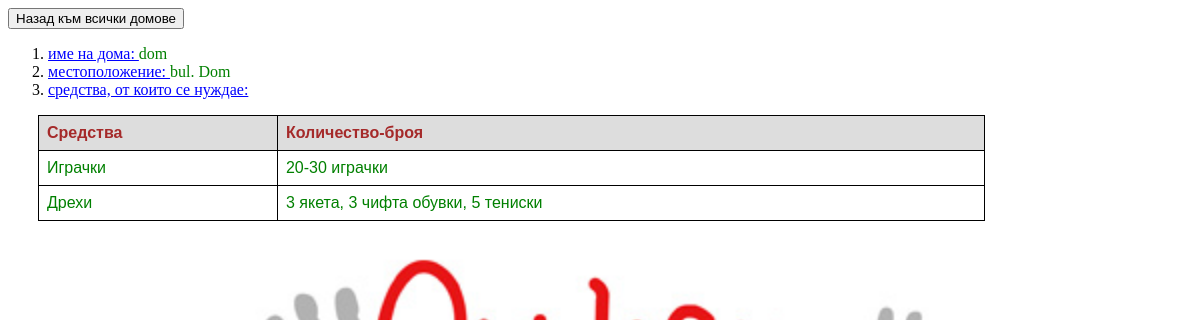
/orphan_help/2, run on an earlier commit of the app's database.
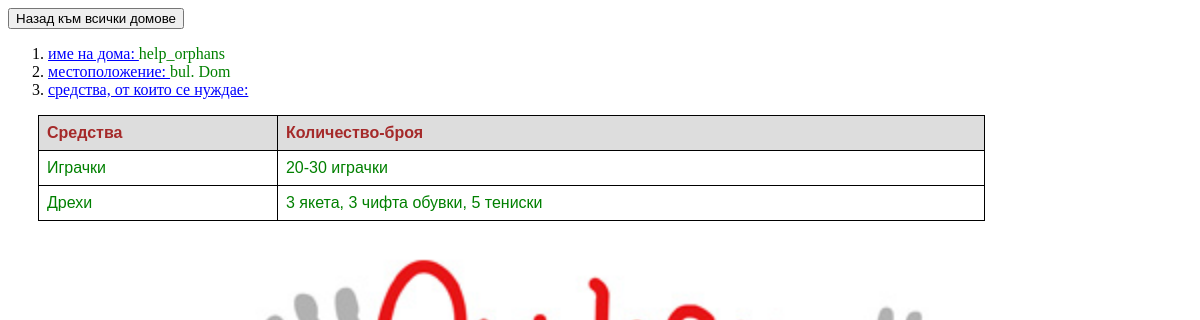
And on a later commit of the database.
### tables this page shows
CREATE TABLE dom (
	id INTEGER NOT NULL, 
	name VARCHAR(100) NOT NULL, 
	address VARCHAR(100) NOT NULL, 
	email VARCHAR(100) NOT NULL, 
	password VARCHAR(100) NOT NULL, 
	PRIMARY KEY (id)
);

### app.py (the view)
@app.route('/orphan_help/<id>')
def orphan_help(id):
	try:
		with sqlite3.connect("database.db") as con:
			cur = con.cursor()
			cur.execute("select name, address from dom WHERE id = ?", (id))
			orphan = cur.fetchone()
	except:
		con.rollback()
	finally:
		con.close()
		return render_template('home_help.html', name = orphan[0],
													address = orphan[1])

### templates/home_help.html (shortened to what this page needs)
<!DOCTYPE html>
<html>
<head>
	<link rel="stylesheet" type="text/css" href="../static/css/home_help.css">
</head>
<body>
	<button class="btn info" onclick="window.location.href = '/orphans';">Назад към всички домове</button>
	<div class="content">
		<ol>
			<li><u>име на дома: </u><span>{{name}}</span></li>
			<li><u>местоположение: </u><span>{{address}}</span></li>
			<li><u>средства, от които се нуждае: </u></li>
		</ol>
		<table>
			<tr>
				<th>Средства</th>
				<th>Количество-броя</th>
			</tr>
			<tr>
				<td>Играчки</td>
				<td>20-30 играчки</td>
			</tr>
			<tr>
				<td>Дрехи</td>
				<td>3 якета, 3 чифта обувки, 5 тениски</td>
			</tr>
		</table>
	</div>
</body>
</html>

### static/css/home_help.css (style rules this page uses)
body { background-image: url("../img/orphan-help.jpg"); background-repeat: no-repeat; background-size: 100%; background-position: 50% -10%; }
u { color:blue; }
span { color:green; }
table { font-family: arial, sans-serif; border-collapse: collapse; width: 80%; margin-left:30px; color:green; }
td, th { border: 1px solid black; text-align: left; padding: 8px; }
th { color:brown!important; background-color: #dddddd; }

What changed in the data, as far as the page shows it:
changed dom "bul. Dom": name "dom" → "help_orphans"
